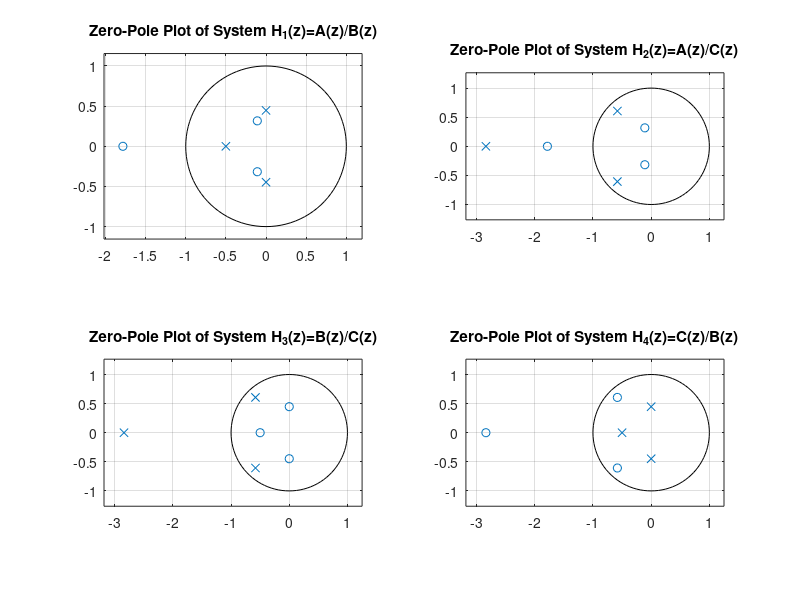

The MATLAB script that drew this image:
% Exercise 5.1.10. Stability.
%   Copyright 2012-2016, Ilias S. Konsoulas.
%% Workspace Initialization.
clc; clear; close all;
%% Polynomial Definitions.
a = [ 1    2    0.5   0.2 ];
b = [ 1    0.5  0.2   0.1 ];
c = [ 1    4      4     2 ];
%% Step (a). Use zplot() to display the pole zero plots of the systems.
figure('Name','Exercise 5.1.10. Stability');
% H1(z) = A(z)/B(z);
subplot(2,2,1);
zplane(a,b); % 1st arg is the numerator and the 2nd arg is the denominator.
title('Zero-Pole Plot of System H_1(z)=A(z)/B(z)');
grid on;
% H2(z) = A(z)/C(z);
subplot(2,2,2);
zplane(a,c); % 1st arg is the numerator and the 2nd arg is the denominator.
title('Zero-Pole Plot of System H_2(z)=A(z)/C(z)');
grid on;
% H3(z) = B(z)/C(z);
subplot(2,2,3);
zplane(b,c); % 1st arg is the numerator and the 2nd arg is the denominator.
title('Zero-Pole Plot of System H_3(z)=B(z)/C(z)');
grid on;
% H4(z) = C(z)/B(z);
subplot(2,2,4);
zplane(c,b); % 1st arg is the numerator and the 2nd arg is the denominator.
title('Zero-Pole Plot of System H_4(z)=C(z)/B(z)');
grid on;
% Answers: 
% a. If each of the systems is causal, then the ROC is the exterior of the
% circle defined by the largest pole. Also, the ROC that corresponds to a
% stable system must include the unit circle. This means that only H1 and
% H4 are stable.
% 
% b. If we assume that all the impulse responses are left-sided sequences,
% then the ROC is defined by the interior of the circle defined by the
% smallest pole. Again, the unit circle |z|=1 must be included in the ROC
% to have a stable system. In such a case none of the (here noncausal) 
% systems is stable.
%
% c. If every impulse response is a two-sided sequence, this means that the
% ROC is an annular ring defined in the region between: the circle with radius 
% equal to the magnitude of the farthest (from the origin) pole and the circle with
% radius equal to the magnitude of the nearest (to the origin) pole. In addition,
% in order the system to be stable, this annular ring must contain the unit
% circle. Therefore, if such is the case, H2 and H3 are stable.